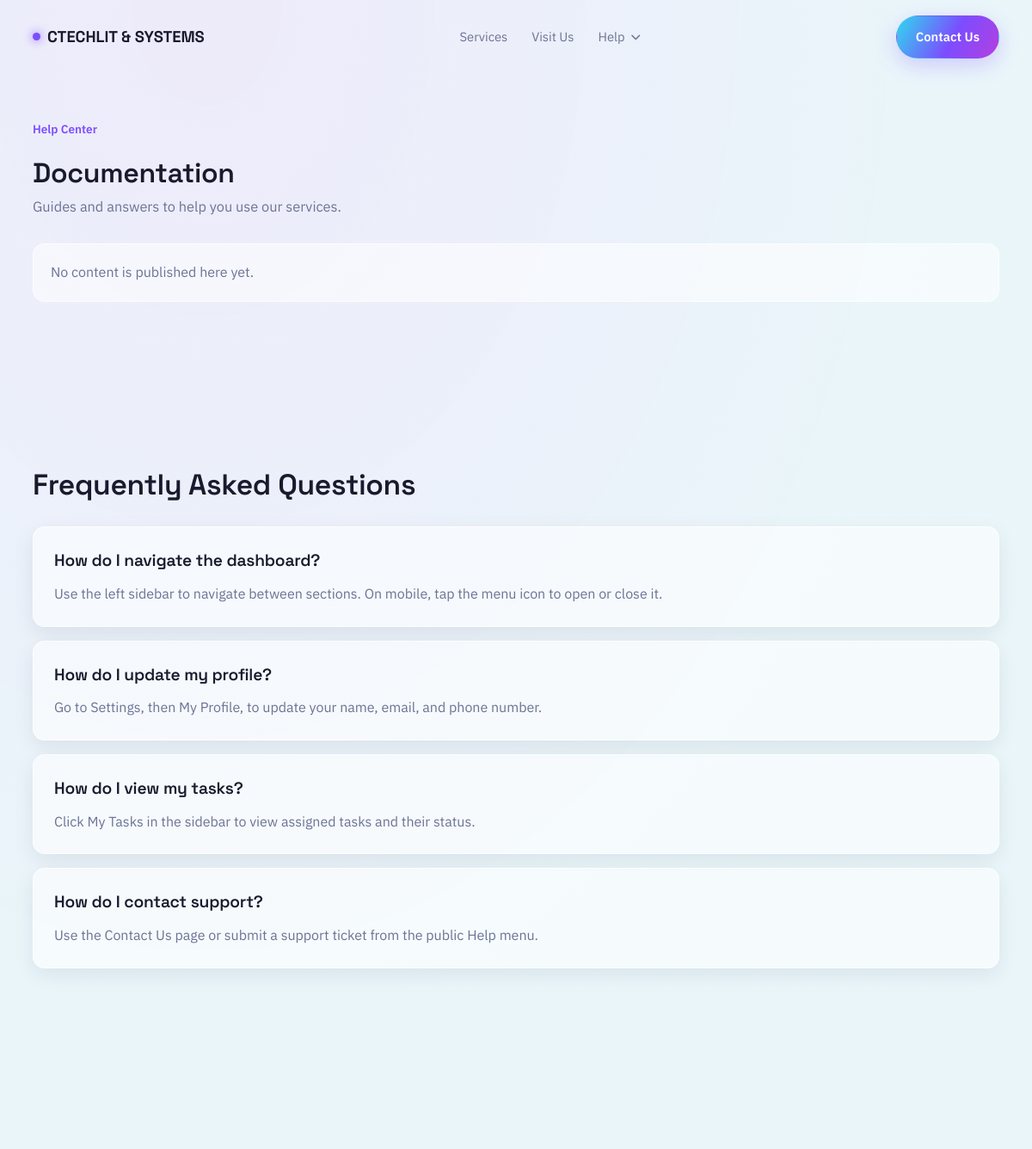
/documentation.php, run on the app's committed database.
### tables this page shows
CREATE TABLE help_resources (
    resource_id    BIGINT UNSIGNED AUTO_INCREMENT PRIMARY KEY,
    resource_type  ENUM('documentation', 'tutorial', 'faq') NOT NULL,
    title          VARCHAR(255) NOT NULL,
    content        MEDIUMTEXT NOT NULL,
    url            VARCHAR(2048) NULL,
    sort_order     INT NOT NULL DEFAULT 0,
    is_published   BOOLEAN NOT NULL DEFAULT TRUE,
    created_by     BIGINT UNSIGNED NULL,
    updated_by     BIGINT UNSIGNED NULL,
    created_at     TIMESTAMP DEFAULT CURRENT_TIMESTAMP,
    updated_at     TIMESTAMP DEFAULT CURRENT_TIMESTAMP ON UPDATE CURRENT_TIMESTAMP,
    FOREIGN KEY (created_by) REFERENCES staff(staff_id) ON DELETE SET NULL,
    FOREIGN KEY (updated_by) REFERENCES staff(staff_id) ON DELETE SET NULL,
    INDEX idx_type_published_order (resource_type, is_published, sort_order),
    INDEX idx_updated (updated_at)
);

### config/database.php (called while the page is built, shortened)
<?php
class Database
{
    private static ?PDO $instance = null;
    private static string $dsn;
    private static array $options;
    private static function getConfig(): array
    {
        return $GLOBALS['config']['database'] ?? [
            'host' => $_ENV['DB_HOST'] ?? 'localhost',
            'port' => (int) ($_ENV['DB_PORT'] ?? 3306),
            'name' => $_ENV['DB_NAME'] ?? 'ctechlit_systems',
            'user' => $_ENV['DB_USER'] ?? 'root',
            'pass' => $_ENV['DB_PASS'] ?? '',
            'charset' => $_ENV['DB_CHARSET'] ?? 'utf8mb4',
            'collation' => $_ENV['DB_COLLATION'] ?? 'utf8mb4_unicode_ci',
        ];
    }
    private static function initializeConnection(): void
    {
        $config = self::getConfig();
        self::$dsn = sprintf(
            'mysql:host=%s;port=%d;dbname=%s;charset=%s',
            $config['host'],
            $config['port'],
            $config['name'],
            $config['charset']
        );
        self::$options = [
            PDO::ATTR_ERRMODE => PDO::ERRMODE_EXCEPTION,
            PDO::ATTR_DEFAULT_FETCH_MODE => PDO::FETCH_ASSOC,
            PDO::ATTR_EMULATE_PREPARES => false,
            PDO::ATTR_PERSISTENT => true,
            PDO::MYSQL_ATTR_INIT_COMMAND => "SET NAMES {$config['charset']} COLLATE {$config['collation']}",
            PDO::MYSQL_ATTR_FOUND_ROWS => true,
        ];
    }
    private static function createConnection(): PDO
    {
        $config = self::getConfig();
        try {
            return new PDO(
                self::$dsn,
                $config['user'],
                $config['pass'],
                self::$options
            );
        } catch (PDOException $e) {
            error_log("Database connection failed: " . $e->getMessage());
            throw new PDOException("Database connection failed: " . $e->getMessage(), (int) $e->getCode());
        }
    }
    public static function getConnection(): PDO
    {
        if (self::$instance === null) {
            self::$instance = self::createConnection();
        }
        return self::$instance;
    }
    public static function query(string $sql, array $params = []): PDOStatement
    {
        $conn = self::getConnection();
        $stmt = $conn->prepare($sql);
        $stmt->execute($params);
        return $stmt;
    }
    public static function fetchAll(string $sql, array $params = []): array
    {
        $stmt = self::query($sql, $params);
        return $stmt->fetchAll();
    }
    public static function fetchColumn(string $sql, array $params = [], int $column = 0): mixed
    {
        $stmt = self::query($sql, $params);
        $value = $stmt->fetchColumn($column);
        return $value !== false ? $value : null;
    }
    public static function tableExists(string $table): bool
    {
        $table = trim($table);
        $sql = "SELECT TABLE_NAME FROM information_schema.tables WHERE table_schema = DATABASE() AND table_name = ? LIMIT 1";
        return self::fetchColumn($sql, [$table]) !== null;
    }
}

### config/functions.php (called while the page is built, shortened)
<?php
require_once __DIR__ . '/database.php';
function sanitize(string $input): string
{
    return htmlspecialchars(strip_tags(trim($input)), ENT_QUOTES, 'UTF-8');
}
function siteSettings(): array
{
    static $settings = null;
    if ($settings !== null) {
        return $settings;
    }
    try {
        $rows = Database::fetchAll("SELECT setting_key, setting_value FROM system_settings WHERE is_public = 1");
        $settings = [];
        foreach ($rows as $row) {
            $settings[$row['setting_key']] = $row['setting_value'];
        }
    } catch (Throwable $e) {
        logWarning('Unable to load public settings: ' . $e->getMessage());
        $settings = [];
    }
    return $settings;
}
function siteSetting(string $key, string $default = ''): string
{
    $settings = siteSettings();
    $value = $settings[$key] ?? null;
    return ($value === null || $value === '') ? $default : (string) $value;
}

### documentation.php (the view, shortened to what this page needs)
<?php
require_once __DIR__ . '/config/functions.php';
$helpTableExists = Database::tableExists('help_resources');
$documentation = $helpTableExists
    ? Database::fetchAll(
        "SELECT title, content, url FROM help_resources
         WHERE resource_type = 'documentation' AND is_published = 1
         ORDER BY sort_order, title"
    )
    : [];
$faqs = $helpTableExists
    ? Database::fetchAll(
        "SELECT title, content, url FROM help_resources
         WHERE resource_type = 'faq' AND is_published = 1
         ORDER BY sort_order, title"
    )
    : [];
function renderPublicHelpResources(array $resources): void
{
    if (!$resources) {
        echo '<p class="public-help-empty">No content is published here yet.</p>';
        return;
    }
    foreach ($resources as $resource) {
        echo '<article class="public-resource-card">';
        echo '<h2>' . htmlspecialchars($resource['title'], ENT_QUOTES, 'UTF-8') . '</h2>';
        if (trim((string) $resource['content']) !== '') {
            echo '<p>' . htmlspecialchars($resource['content'], ENT_QUOTES, 'UTF-8') . '</p>';
        }
        echo '</article>';
    }
}
$seoTitle = 'Documentation — ' . siteSetting('business_name', 'CTECHLIT & SYSTEMS');
?>
<!DOCTYPE html>
<html lang="en">
<head>
  <link rel="stylesheet" href="https://cdnjs.cloudflare.com/ajax/libs/font-awesome/6.4.0/css/all.min.css">
  <link rel="stylesheet" href="assets/css/custom.css">
</head>
<body>
  <?php require __DIR__ . '/includes/public-help-header.php'; ?>
  <main class="public-help-page">
    <div class="wrap">
      <header class="section-head">
        <div class="eyebrow">Help Center</div>
        <h1>Documentation</h1>
        <p>Guides and answers to help you use our services.</p>
      </header>
      <?php if (!$helpTableExists): ?>
        <p class="public-help-notice">Help content is temporarily unavailable. Please contact us for assistance.</p>
      <?php else: ?>
        <div class="public-resource-list"><?php renderPublicHelpResources($documentation); ?></div>
        <section class="public-faq-section">
          <header class="section-head"><h2>Frequently Asked Questions</h2></header>
          <div class="public-resource-list"><?php renderPublicHelpResources($faqs); ?></div>
        </section>
      <?php endif; ?>
    </div>
  </main>
</body>
</html>

### includes/public-help-header.php (shortened to what this page needs)
<?php
$publicHelpBusinessName = siteSetting('business_name', 'CTECHLIT & SYSTEMS');
?>
<canvas id="bg-canvas"></canvas>
<div class="veil"></div>
<nav id="nav">
  <div class="wrap">
    <a class="brand" href="index.php"><span class="dot"></span><?= sanitize($publicHelpBusinessName) ?></a>
    <div class="navlinks">
      <a href="index.php#services">Services</a>
      <a href="index.php#visit">Visit Us</a>
      <div class="help-nav-dropdown">
        <button class="help-nav-trigger" type="button" aria-expanded="false" aria-controls="publicHelpMenu">
          Help <i class="fas fa-chevron-down" aria-hidden="true"></i>
        </button>
      </div>
    </div>
    <a href="contact.php" class="btn btn-primary">Contact Us</a>
  </div>
</nav>

### assets/css/custom.css (style rules this page uses)
:root { --bg:#F8FAFC; --bg2:#EEF2FF; --panel:rgba(255,255,255,.62); --panel2:rgba(255,255,255,.82); --ink:#1a1a2e; --muted:#6B7394; --violet:#7C4DFF; --cyan:#2FD9EE; --magenta:#B43FE0; --line:rgba(255,255,255,.65); --radius:14px; --cta-grad:linear-gradient(120deg,var(--cyan) 0%,var(--violet) 55%,var(--magenta) 100%); --glass-bg:rgba(255,255,255,.55); --glass-border:rgba(255,255,255,.7); --glass-shine:linear-gradient(135deg,rgba(255,255,255,.8) 0%,transparent 50%,rgba(255,255,255,.5) 100%); }
* { box-sizing:border-box; margin:0; padding:0; }
html { scroll-behavior:smooth; scroll-padding-top:70px; }
body { background:var(--bg); color:var(--ink); font-family:'IBM Plex Sans',sans-serif; line-height:1.6; overflow-x:hidden; padding-top:env(safe-area-inset-top,0px); padding-bottom:env(safe-area-inset-bottom,0px); }
h1,h2,h3,.disp { font-family:'Space Grotesk',sans-serif; font-weight:600; letter-spacing:-0.01em; }
a { color:inherit; text-decoration:none; }
#bg-canvas { position:fixed; inset:0; width:100%; height:100%; z-index:0; opacity:.35; }
.veil { position:fixed; inset:0; z-index:1; pointer-events:none; background:radial-gradient(ellipse at 20% 0%, rgba(124,58,237,.08), rgba(6,182,212,.06) 65%); }
.wrap { max-width:1180px; margin:0 auto; padding:0 28px; position:relative; z-index:2; }
nav { position:fixed; top:0; left:0; right:0; z-index:50; padding:18px 0; transition:background .35s ease, border-color .35s ease, backdrop-filter .35s ease; border-bottom:1px solid transparent; }
nav .wrap { display:flex; align-items:center; justify-content:space-between; }
.brand { font-family:'Space Grotesk',sans-serif; font-weight:700; font-size:1.15rem; display:flex; gap:8px; align-items:center; }
.brand .dot { width:9px; height:9px; border-radius:50%; background:var(--violet); box-shadow:0 0 12px var(--violet); }
.navlinks { display:flex; gap:28px; font-size:.92rem; color:var(--muted); }
.help-nav-dropdown { position:relative; }
.help-nav-trigger { display:inline-flex; align-items:center; gap:7px; color:inherit; font:inherit; background:none; border:0; cursor:pointer; }
.help-nav-trigger i { font-size:.72rem; transition:transform .2s ease; }
.public-help-page { min-height:100vh; padding:140px 0 80px; }
.public-help-page .section-head { margin-bottom:30px; }
.public-resource-list { display:grid; gap:16px; }
.public-resource-card { padding:24px; border-radius:var(--radius); background:var(--glass-bg); border:1px solid var(--glass-border); box-shadow:0 8px 24px rgba(15,21,48,.08); }
.public-resource-card h2 { font-size:1.2rem; margin-bottom:10px; }
.public-resource-card p { color:var(--muted); white-space:pre-line; }
.public-help-empty { padding:20px; border:1px solid var(--glass-border); border-radius:var(--radius); color:var(--muted); background:var(--glass-bg); }
.public-faq-section { margin-top:56px; }
.public-faq-section .section-head { margin-bottom:22px; }
.btn { display:inline-flex; align-items:center; gap:8px; padding:12px 22px; border-radius:999px; font-weight:600; font-size:.92rem; cursor:pointer; border:1px solid transparent; position:relative; transition:transform .3s cubic-bezier(.2,.7,.3,1), box-shadow .3s ease, backdrop-filter .3s ease; }
.btn-primary { background:var(--cta-grad); color:#fff; box-shadow:0 8px 24px rgba(124,77,255,.25); }
section { position:relative; z-index:2; padding:130px 0; }
.eyebrow { color:var(--violet); font-size:.85rem; font-weight:600; margin-bottom:14px; }
.section-head { max-width:640px; margin-bottom:56px; }
.section-head h2 { font-size:2.1rem; margin-bottom:14px; }
.section-head p { color:var(--muted); font-size:1.02rem; }

### data on the page
help_resources: title "How do I navigate the dashboard?", content "Use the left sidebar to navigate between sections. On mobile, tap the menu icon to open or close it."
help_resources: title "How do I update my profile?", content "Go to Settings, then My Profile, to update your name, email, and phone number."
help_resources: title "How do I view my tasks?", content "Click My Tasks in the sidebar to view assigned tasks and their status."
help_resources: title "How do I contact support?", content "Use the Contact Us page or submit a support ticket from the public Help menu."

### other printed values
$publicHelpBusinessName "CTECHLIT & SYSTEMS"
